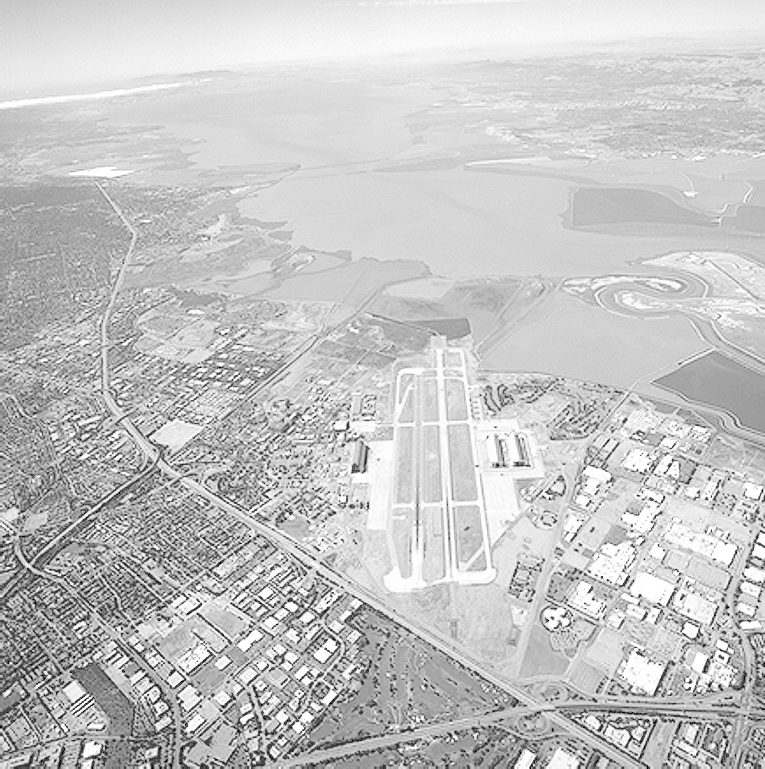
#> input picture runway.png, 765 x 769 px
$ jupyter execute Question-6.ipynb   (older library calls are emulated)
#> lines starting #> are read from the running program, lines starting #| are printed output that depends on the picture
6. Derivative of Gaussian:

[cell 1]
import cv2
import numpy as np
import matplotlib.pyplot as plt
from mpl_toolkits.mplot3d import Axes3D

[cell 2]
def get_derivative_kernels(size, sigma):
    k = size // 2
    x, y = np.meshgrid(np.arange(-k, k+1), np.arange(-k, k+1))
    G = (1 / (2 * np.pi * sigma**2)) * np.exp(-(x**2 + y**2) / (2 * sigma**2))
    Gx = (-x / (sigma**2)) * G
    Gy = (-y / (sigma**2)) * G

    return Gx, Gy, x, y

[cell 3]
filename = 'runway.png'
image = cv2.imread(filename, cv2.IMREAD_GRAYSCALE)
#> image is the input picture: shape (769, 765); min 0, max 255, mean 197.1

(b) Using NumPy, compute normalized 5×5 kernels corresponding to the derivatives of a
Gaussian for σ=2 in the x- and y-directions.

[cell 4]
sigma = 2
Gx_5, Gy_5, _, _ = get_derivative_kernels(size=5, sigma=sigma)

print("Part (b) - Kernel Gx (Horizontal Derivative):")
print(np.round(Gx_5, 4))

(c) Visualize a 51×51 derivative-of-Gaussian kernel (for either the x or y direction) as a
3D surface plot, where the kernel coefficients represent the height.

[cell 5]
Gx_51, Gy_51, X, Y = get_derivative_kernels(size=51, sigma=sigma)

fig = plt.figure(figsize=(10, 6))
ax = fig.add_subplot(111, projection='3d')
surf = ax.plot_surface(X, Y, Gx_51, cmap='coolwarm', linewidth=0, antialiased=False)

ax.set_title(f'Part (c): 3D Surface of dG/dx Kernel (Size=51, $\sigma$={sigma})')
ax.set_xlabel('X')
ax.set_ylabel('Y')
ax.set_zlabel('Weight')
fig.colorbar(surf, shrink=0.5, aspect=5)
plt.show()
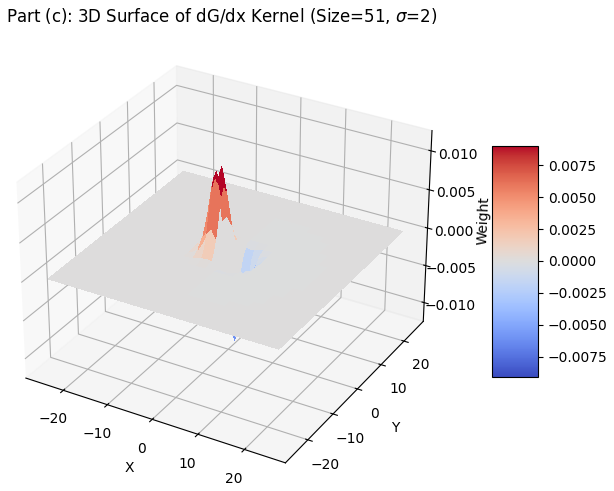
#> figure drawn by matplotlib, 2 panels

(d) Apply the computed derivative-of-Gaussian kernels to a given grayscale image to obtain
the image gradients in the horizontal and vertical directions.

[cell 6]
grad_x_man = cv2.filter2D(image, cv2.CV_64F, Gx_5)
grad_y_man = cv2.filter2D(image, cv2.CV_64F, Gy_5)
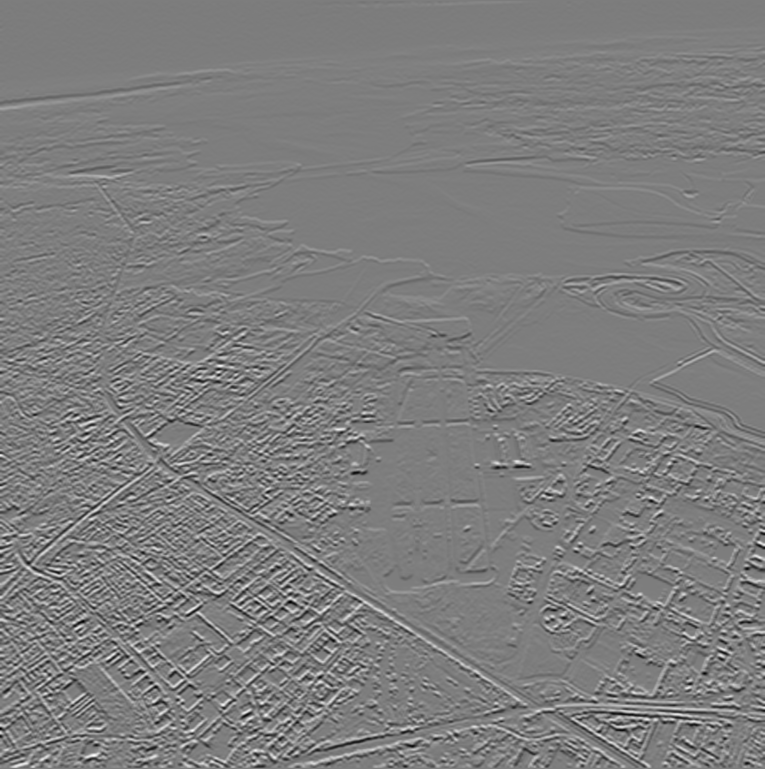
#> grad_y_man: shape (769, 765) float64; min -15.44, max 15.85, mean 0.024; drawn with min black and max white

abs_grad_x_man = cv2.convertScaleAbs(grad_x_man)
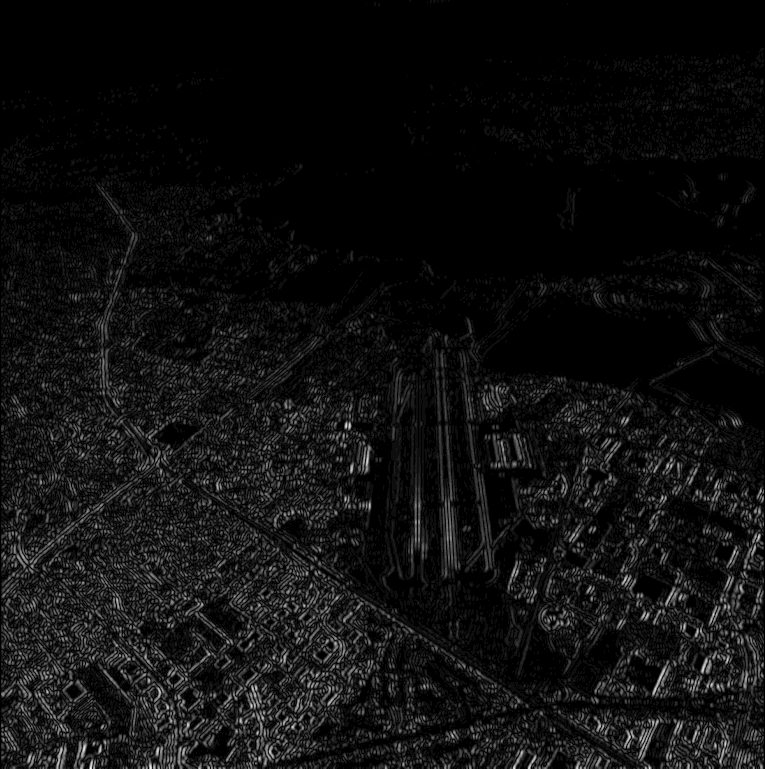
#> abs_grad_x_man: shape (769, 765); min 0, max 18, mean 1.11; drawn with min black and max white
abs_grad_y_man = cv2.convertScaleAbs(grad_y_man)
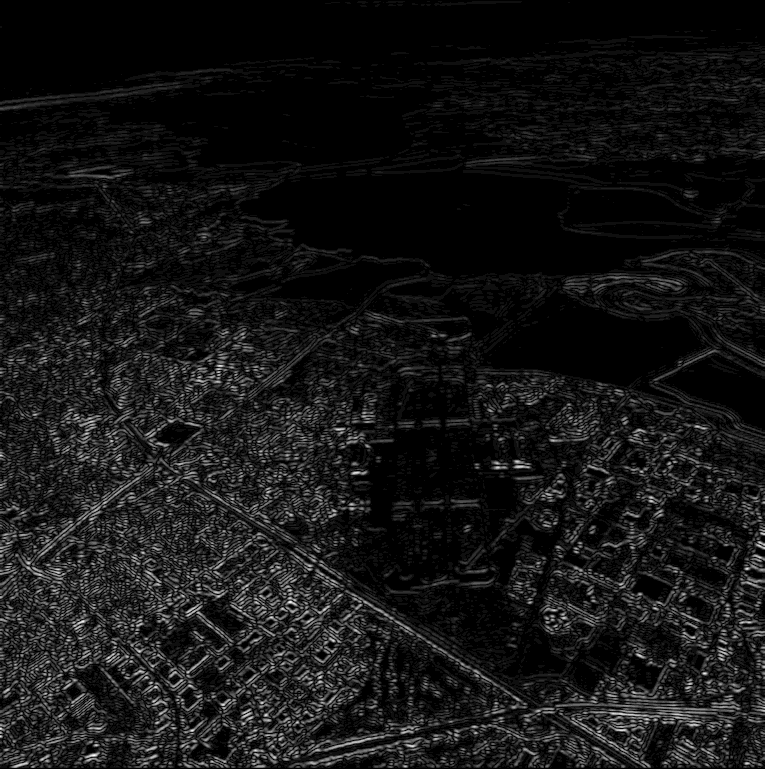
#> abs_grad_y_man: shape (769, 765); min 0, max 16, mean 1.34; drawn with min black and max white

(e) Using OpenCV, compute the image gradients by applying cv.Sobel(). Compare the
results with those obtained above and comment on any observed differences.

[cell 7]
grad_x_sobel = cv2.Sobel(image, cv2.CV_64F, 1, 0, ksize=5)
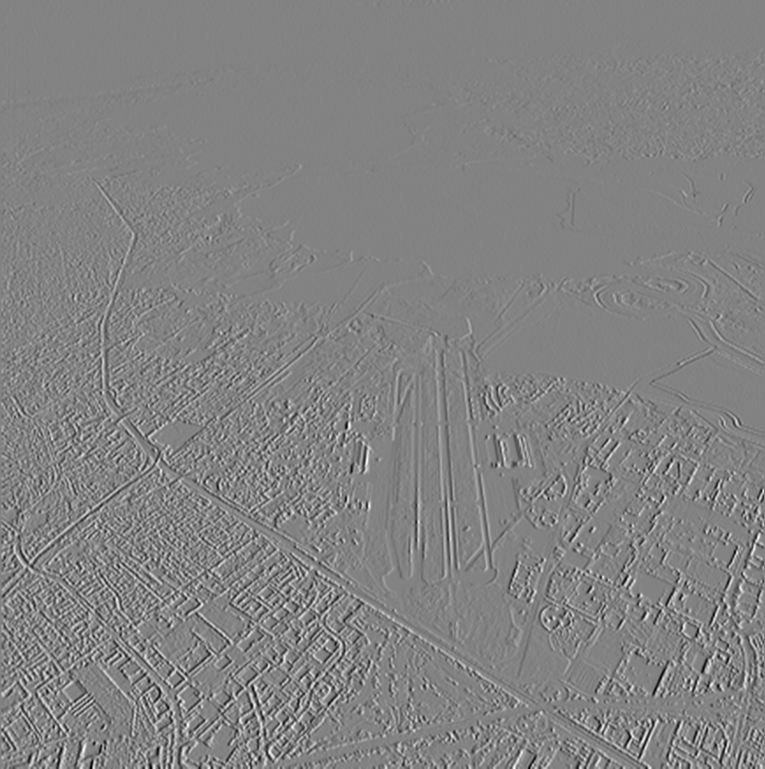
#> grad_x_sobel: shape (769, 765) float64; min -9652, max 9177, mean 3.9; drawn with min black and max white
grad_y_sobel = cv2.Sobel(image, cv2.CV_64F, 0, 1, ksize=5)
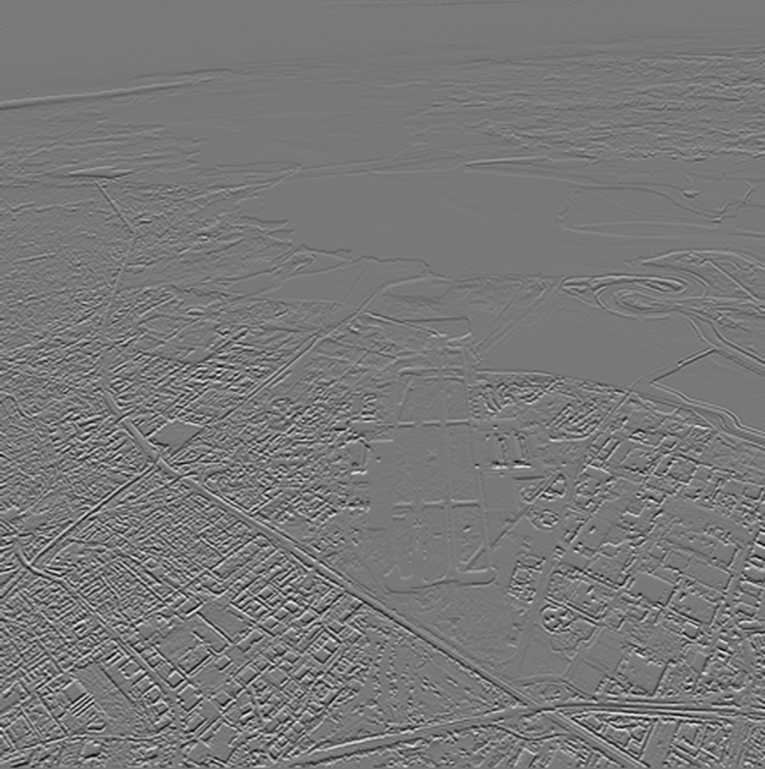
#> grad_y_sobel: shape (769, 765) float64; min -8941, max 9904, mean -11.7; drawn with min black and max white

abs_grad_x_sobel = cv2.convertScaleAbs(grad_x_sobel)
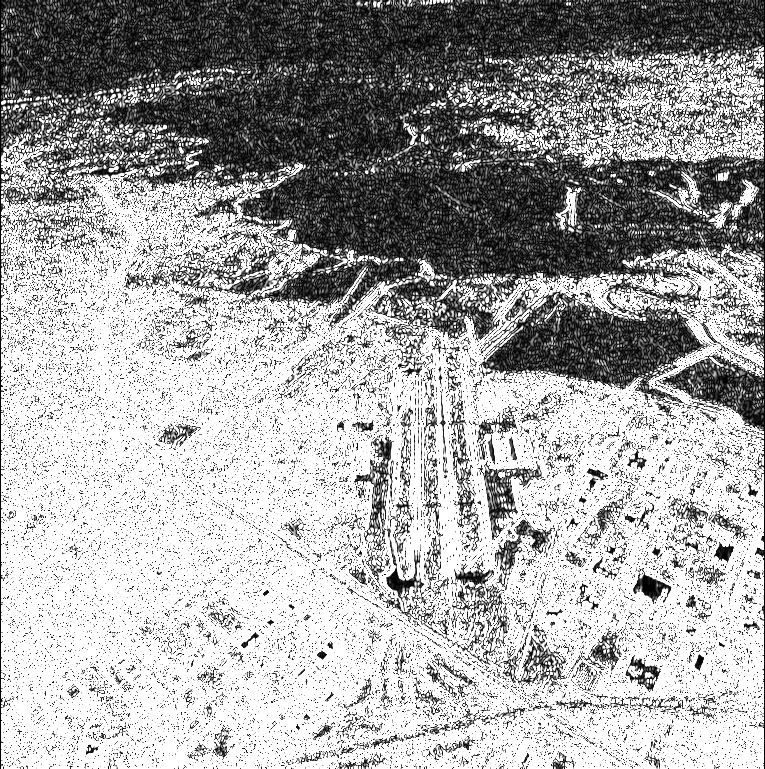
#> abs_grad_x_sobel: shape (769, 765); min 0, max 255, mean 167.2
abs_grad_y_sobel = cv2.convertScaleAbs(grad_y_sobel)
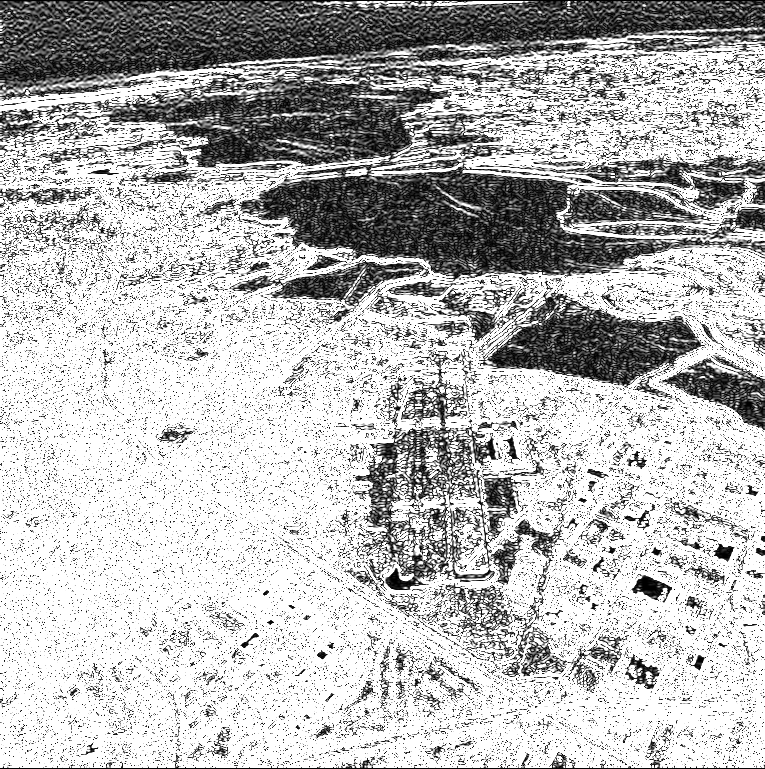
#> abs_grad_y_sobel: shape (769, 765); min 0, max 255, mean 184.4

--- Visualization & Comparison ---

[cell 8]
plt.figure(figsize=(12, 10))

# Manual X
plt.subplot(2, 2, 1)
plt.imshow(abs_grad_x_man, cmap='gray')
plt.title('Part (d): Manual DoG (X-Direction)')
plt.axis('off')

# Manual Y
plt.subplot(2, 2, 2)
plt.imshow(abs_grad_y_man, cmap='gray')
plt.title('Part (d): Manual DoG (Y-Direction)')
plt.axis('off')

# Sobel X
plt.subplot(2, 2, 3)
plt.imshow(abs_grad_x_sobel, cmap='gray')
plt.title('Part (e): OpenCV Sobel (X-Direction)')
plt.axis('off')

# Sobel Y
plt.subplot(2, 2, 4)
plt.imshow(abs_grad_y_sobel, cmap='gray')
plt.title('Part (e): OpenCV Sobel (Y-Direction)')
plt.axis('off')

plt.tight_layout()
plt.show()
